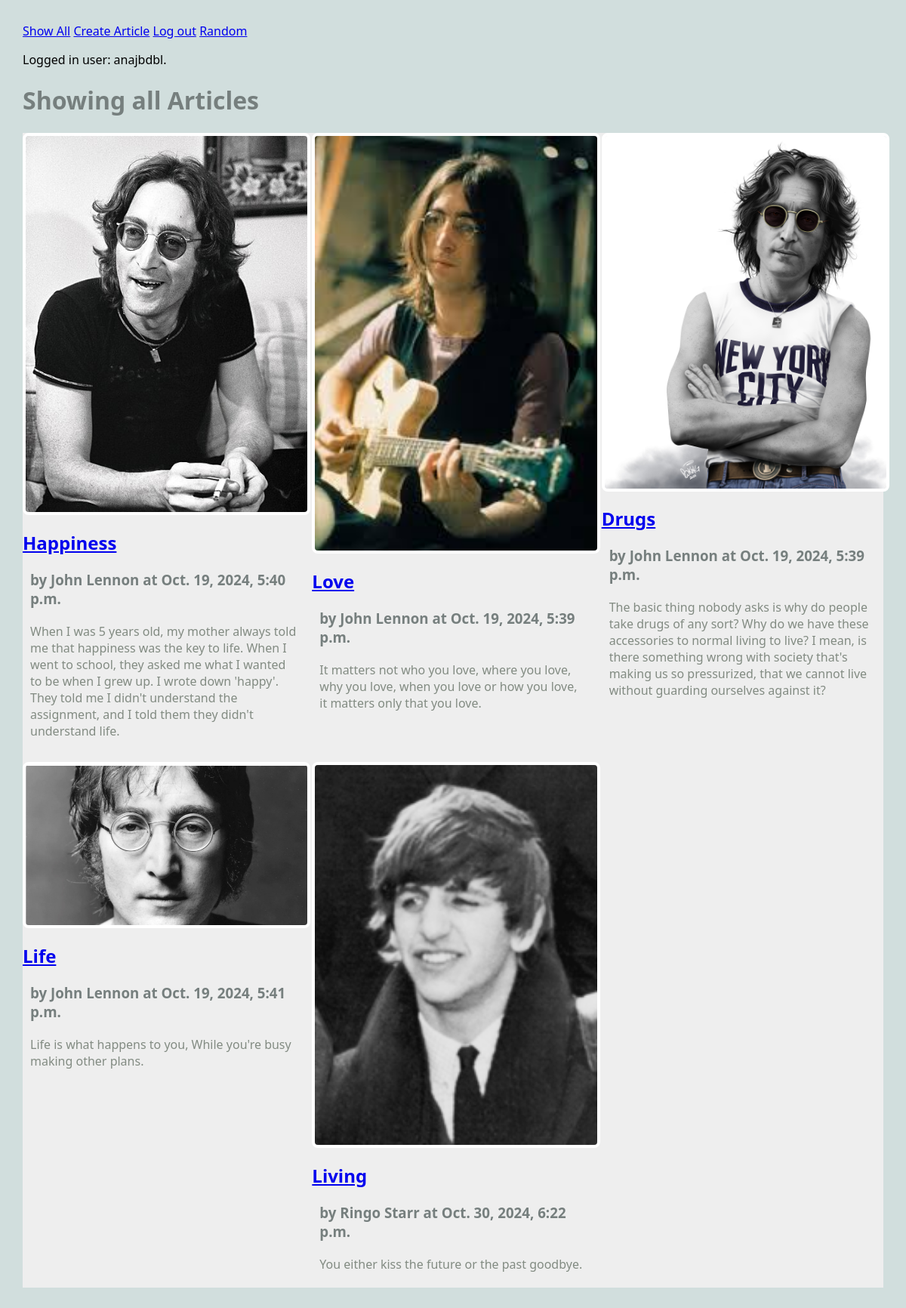
The app's page /blog/show_all (signed in) with its own data.
### blog/models.py (models this page shows, shortened)
class Article(models.Model):
    title = models.TextField(blank=False)
    author = models.TextField(blank=False)
    text = models.TextField(blank=False)
    published = models.DateTimeField(auto_now=True)
    image_file = models.ImageField(blank=True) ## new field
    user = models.ForeignKey(User, on_delete=models.CASCADE) ## NEW

### blog/views.py (the view)
# urls.py: path('show_all', views.ShowAllView.as_view(), name="show_all"),
class ShowAllView(ListView):
    model = Article
    template_name = 'blog/show_all.html'
    context_object_name = 'articles'
    def dispatch(self, request):
        print(f"Logged in user: request.user={request.user}")
        print(f"Logged in user: request.user.is_authenticated={request.user.is_authenticated}")
        return super().dispatch(request)

### blog/templates/blog/show_all.html
{% extends 'blog/base.html' %}
{% load static %}
{% block content %}
<h1>Showing all Articles</h1>
<main class="grid-container">
    {% for a in articles %}
    <article>
        <a href="{% url 'article' a.pk %}">
            <img src="{{a.image_file.url}}" alt="{{a.image_file.url}}">
        </a>
        <div>
            <h2><a href="{% url 'article' a.pk %}">{{a.title}}</a></h2>
            <h3>by {{a.author}} at {{a.published}}</h3>
            <p>
                {{a.text}}
            </p>
        </div>
    </article>
    {% endfor %}
</main>
{% endblock %}

### blog/templates/blog/base.html (shortened to what this page needs)
{% load static %}
<html>
    <head>
        <link rel="stylesheet" href="{% static 'styles-blog.css' %}">
    </head>
    <body>
    <nav>
        <ul>
            <a href="{% url 'show_all' %}">Show All</a>
            {% if request.user.is_authenticated %}
                <li><a href="{% url 'create_article' %}">Create Article</a></li>
                <li><a href="{% url 'logout' %}">Log out</a></li>
            {% else %}
                <li><a href="{% url 'login' %}">Log in</a></li>
            {% endif %}
            <a href="{% url 'random' %}">Random</a>
        </ul>
        {% if request.user.is_authenticated %}
            Logged in user: {{ request.user }}.
        {% else %}
            Not logged in.
        {% endif %}
    </nav>
    {% block content %}{% endblock %}
    </body>
</html>

### static/styles-blog.css (style rules this page uses)
body { margin: 30px; background: #d1dedd; font-family:'Segoe UI', Tahoma, Geneva, Verdana, sans-serif; }
ul, li { padding: 0px; list-style-type: none; }
h1, h2, h3 { color: #767f7e; }
p { color: #828b82; }
.grid-container { background: #eee; max-width: 900px; display: grid; grid-template-columns: repeat(3, 1fr); grid-gap: 10px; max-width: 1200px; margin: 20px auto; }
article img, article.featured img { width: 100%; border: 4px solid #fff; border-radius: 8px; }
article p, article h3 { margin: 20px 10px; }
nav li { display: inline; }

### records on screen
Article: image_file (picture), title "Happiness", author "John Lennon", published "Oct. 19, 2024, 5:40 p.m.", text "When I was 5 years old, my mother always told me that happiness was the key to life. When I went to school, they asked me what I wanted to be when I grew up. I wrote down 'happy'. They told me I didn't understand the assignment, and I told them they didn't understand life."
Article: image_file (picture), title "Love", author "John Lennon", published "Oct. 19, 2024, 5:39 p.m.", text "It matters not who you love, where you love, why you love, when you love or how you love, it matters only that you love."
Article: image_file (picture), title "Drugs", author "John Lennon", published "Oct. 19, 2024, 5:39 p.m.", text "The basic thing nobody asks is why do people take drugs of any sort? Why do we have these accessories to normal living to live? I mean, is there something wrong with society that's making us so pressurized, that we cannot live without guarding ourselves against it?"
Article: image_file (picture), title "Life", author "John Lennon", published "Oct. 19, 2024, 5:41 p.m.", text "Life is what happens to you, While you're busy making other plans."
Article: image_file (picture), title "Living", author "Ringo Starr", published "Oct. 30, 2024, 6:22 p.m.", text "You either kiss the future or the past goodbye."

### other values on screen
{{ request.user }} "anajbdbl"
